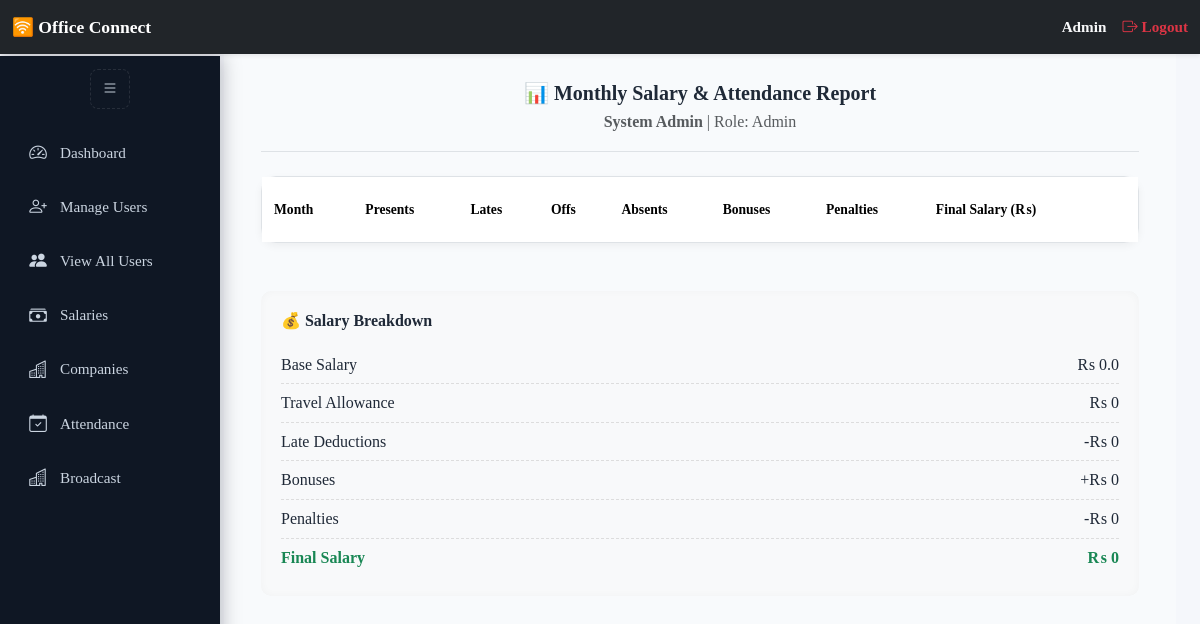
The page /supervisor/reports (signed in) on the database its author committed.
### app/models.py (models this page shows, shortened)
class User(db.Model, UserMixin):
    __tablename__ = 'users'
    id = db.Column(db.Integer, primary_key=True)
    first_name = db.Column(db.String(50), nullable=True)
    last_name = db.Column(db.String(50), nullable=True)
    username = db.Column(db.String(64), unique=True, nullable=False)
    email = db.Column(db.String(120), unique=True)
    password_hash = db.Column(db.String(128), nullable=False)
    shift = db.Column(db.String(20), nullable=True)
    role = db.Column(db.String(20), nullable=False, default='agent')
    cnic = db.Column(db.String(20), nullable=True)
    company_id = db.Column(db.Integer, db.ForeignKey('companies.id'))
    company = db.relationship('Company', back_populates='users')
    salary = db.Column(db.Float, nullable=True, default=0.0)
    is_active_db = db.Column(db.Boolean, default=True)
    created_at = db.Column(db.DateTime, default=datetime.utcnow)
    travel_allowance_eligible = db.Column(db.Boolean, default=False)
    travel_allowance_amount = db.Column(db.Integer, nullable=True)
    father_name = db.Column(db.String(100), nullable=True)
    current_address = db.Column(db.String(255), nullable=True)
    permanent_address = db.Column(db.String(255), nullable=True)
    contact_number = db.Column(db.String(20), nullable=True)
    emergency_contact = db.Column(db.String(20), nullable=True)
    whatsapp_number = db.Column(db.String(20), nullable=True)
    blood_group = db.Column(db.String(10), nullable=True)
    resume_path = db.Column(db.String(255), nullable=True)  # Path to uploaded CV
    profile_picture = db.Column(db.String(255), nullable=True)
    cnic_front = db.Column(db.String(255), nullable=True)
    cnic_back = db.Column(db.String(255), nullable=True)
    guardian_cnic_front = db.Column(db.String(255), nullable=True)
    guardian_cnic_back = db.Column(db.String(255), nullable=True)
    profile_locked = db.Column(db.Boolean, default=False)
    penalties = db.relationship('Penalty', backref='user', foreign_keys='Penalty.user_id', lazy=True)
    marked_penalties = db.relationship('Penalty', backref='marker', foreign_keys='Penalty.marked_by', lazy=True)
    clearances = db.relationship('Clearance', backref='user', foreign_keys='Clearance.user_id', lazy=True)
    marked_clearances = db.relationship('Clearance', backref='marker', foreign_keys='Clearance.marked_by', lazy=True)
    @property
    def is_active(self):
        if self.username.lower() == "admin":
            return True
        return self.is_active_db
    def user_full_name(self):
        return f"{self.first_name or ''} {self.last_name or ''}".strip()

### app/routes/supervisor_routes.py (the view, shortened to what this page needs)
@supervisor_bp.route("/reports")
@login_required
def supervisor_reports():
    user = current_user
    monthly_reports = []
    totals = {
        "total_presents": 0,
        "total_lates": 0,
        "total_offs": 0,
        "total_absents": 0,
        "total_bonus": 0,
        "total_penalty": 0,
        "final_salary": 0
    }
    records = Attendance.query.filter_by(user_id=user.id).all()
    from collections import defaultdict
    from calendar import month_name
    grouped = defaultdict(list)
    for r in records:
        grouped[(r.date.year, r.date.month)].append(r)
    penalties = (
        Penalty.query
        .filter_by(user_id=user.id)
        .order_by(Penalty.created_at.desc())
        .all()
    )
    penalties_by_date = defaultdict(list)
    for p in penalties:
        penalties_by_date[p.created_at.date()].append(p)
    return render_template("supervisor/reports.html", user=user, monthly_reports=monthly_reports, totals=totals)

### app/routes/auth_routes.py (called while the page is built)
@login_manager.user_loader
def load_user(user_id):
    return User.query.get(int(user_id))

### app/templates/supervisor/reports.html (shortened to what this page needs)
{% extends "dashboard_base.html" %}
{% block dashboard_content %}
<div class="container py-4">
    <div class="mb-4 text-center border-bottom pb-3">
        <h5 class="fw-bold mb-1">📊 Monthly Salary & Attendance Report</h5>
        <p class="text-muted mb-0"><strong>{{ user.user_full_name() }}</strong> | Role: {{ user.role|capitalize }}</p>
    </div>
    <div class="report-table table-responsive">
        <table class="table align-middle mb-0">
            <thead>
                <tr>
                    <th>Month</th>
                    <th>Presents</th>
                    <th>Lates</th>
                    <th>Offs</th>
                    <th>Absents</th>
                    <th>Bonuses</th>
                    <th>Penalties</th>
                    <th>Final Salary (₨)</th>
                    <th></th>
                </tr>
            </thead>
        </table>
    </div>
    <div class="salary-box mt-5">
        <h6>💰 Salary Breakdown</h6>
        <div class="salary-item"><span>Base Salary</span><span>₨ {{ user.salary }}</span></div>
        <div class="salary-item"><span>Travel Allowance</span><span>₨ {{ user.travel_allowance_amount or 0 }}</span></div>
        <div class="salary-item"><span>Late Deductions</span><span>-₨ {{ totals.total_lates * 400 }}</span></div>
        <div class="salary-item"><span>Bonuses</span><span>+₨ {{ totals.total_bonus or 0 }}</span></div>
        <div class="salary-item"><span>Penalties</span><span>-₨ {{ totals.total_penalty or 0 }}</span></div>
        <div class="salary-item fw-bold text-success"><span>Final Salary</span><span>₨ {{ totals.final_salary }}</span></div>
    </div>
</div>
{% endblock %}

### app/templates/partials/navbar.html (shortened to what this page needs)
<nav class="navbar navbar-dark bg-dark fixed-top shadow-sm py-2">
  <div class="container-fluid d-flex justify-content-between align-items-center">
    <div class="d-flex align-items-center">
      <a class="navbar-brand fw-semibold" href="/">🛜 Office Connect</a>
    </div>
    <div class="d-flex align-items-center flex-wrap text-end">
      <span class="text-light me-3 fw-semibold">{{ current_user.role|capitalize }}</span>
      <a class="nav-link text-danger fw-semibold d-flex align-items-center" href="{{ url_for('auth.logout') }}">
        <i class="bi bi-box-arrow-right"></i> Logout
      </a>
    </div>
  </div>
</nav>

### app/templates/base.html (style rules this page uses)
html, body { width: 100%; height: 100%; margin: 0; padding: 0; overflow-x: hidden; background-color: #f5f7fb; font-family: 'Times New Roman', Times, serif !important; color: #1f2937; line-height: 1.6; scroll-behavior: smooth; }
:root { --primary: #2563eb; --primary-dark: #1e3a8a; --accent: #16a34a; --card-bg: #ffffff; --muted: #64748b; --shadow-sm: 0 4px 10px rgba(0, 0, 0, 0.05); --shadow-md: 0 8px 20px rgba(0, 0, 0, 0.1); --bubble-hover: 0 8px 20px rgba(37, 99, 235, 0.12); }
.table { border-collapse: separate; border-spacing: 0 8px; width: 100%; table-layout: auto; }
.table thead { background: #f1f5f9; color: var(--primary-dark); text-transform: uppercase; font-size: 0.85rem; }
.table th, .table td { vertical-align: middle; padding: 14px 12px; border: none; text-align: center; word-break: break-word; }
.table-responsive { overflow-x: auto; }
.table td, .table th { white-space: nowrap; vertical-align: middle; }
body { padding-top: 56px; }

### app/templates/partials/navbar.html (style rules this page uses)
.navbar { font-family: 'Times New Roman', Times, serif; transition: all 0.3s ease; z-index: 1050; }
.navbar .navbar-brand { font-size: 1.1rem; white-space: nowrap; }
.navbar .text-light, .navbar .nav-link { font-size: 0.95rem; white-space: nowrap; }
.navbar .nav-link i { margin-right: 4px; }
body { padding-top: 8px; }
.navbar { z-index: 3000 !important; }

### app/templates/dashboard_base.html (style rules this page uses)
:root { --sidebar-bg: #0f1724; --sidebar-hover: #14243a; --accent: #2563eb; --muted: #cbd5e1; --header-h: 56px; --content-bg: #f8fafc; }
body { font-family: 'Times New Roman', Times, serif !important; margin: 0; overflow-x: hidden; }
.table th, .table td { text-align: left; vertical-align: middle; }
.table th { white-space: nowrap; }
.table-responsive { max-height: 72vh; overflow-y: auto; overflow-x: auto; border-radius: 8px; border: 1px solid #dee2e6; box-shadow: 0 2px 6px rgba(0,0,0,0.05); }
.report-table.table-responsive { max-height: none !important; overflow: visible !important; }
table { width: 100%; border-collapse: collapse; font-size: 0.95rem; text-align: left; background-color: #fff; }
thead th { position: sticky; top: 0; background-color: #212529; color: white; z-index: 10; font-weight: 600; text-transform: capitalize; white-space: nowrap; padding: 10px 12px; }

### app/templates/supervisor/reports.html (style rules this page uses)
.report-table { background: white; border-radius: 15px; box-shadow: 0 3px 8px rgba(0, 0, 0, 0.05); overflow: hidden; }
.table thead { background-color: #f8f9fa; font-weight: 600; }
.salary-box { background: #f8f9fa; border-radius: 10px; padding: 20px; margin-top: 25px; box-shadow: inset 0 0 8px rgba(0,0,0,0.03); }
.salary-box h6 { font-weight: 700; margin-bottom: 15px; }
.salary-item { display: flex; justify-content: space-between; padding: 6px 0; border-bottom: 1px dashed #ddd; }
.salary-item:last-child { border-bottom: none; }

### rows shown on the page
User: role "Admin", user_full_name "System Admin", salary "0.0", travel_allowance_amount "0"

### other values the page prints
{{ totals.total_lates * 400 }} "0"
{{ totals.total_bonus or 0 }} "0"
{{ totals.total_penalty or 0 }} "0"
{{ totals.final_salary }} "0"
